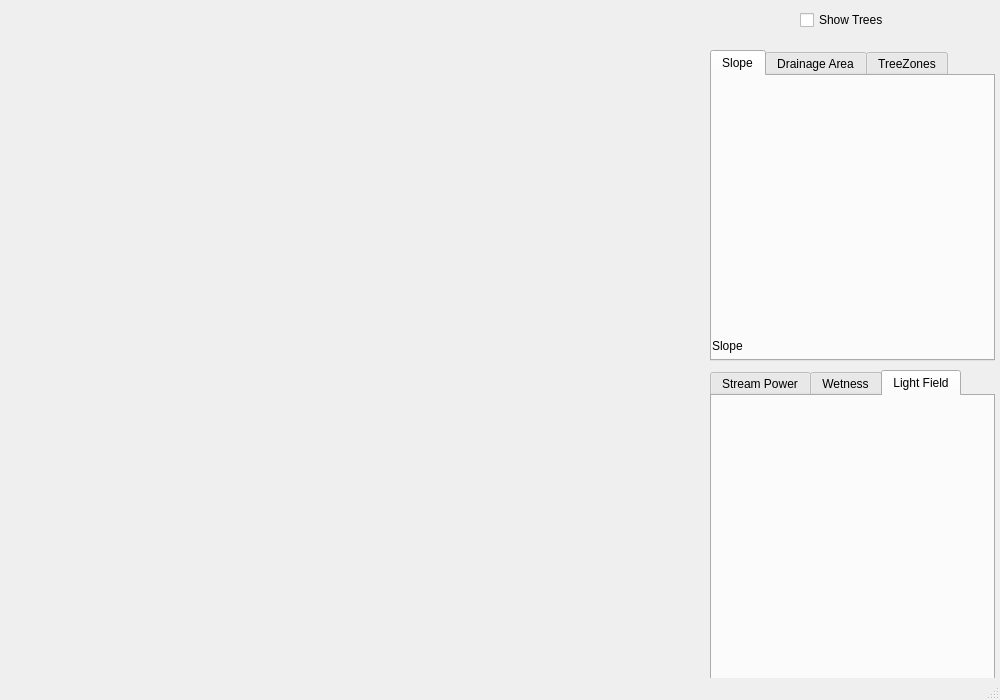
<?xml version="1.0" encoding="UTF-8"?>
<ui version="4.0">
 <class>Display</class>
 <widget class="QMainWindow" name="Display">
  <property name="geometry">
   <rect>
    <x>0</x>
    <y>0</y>
    <width>1000</width>
    <height>700</height>
   </rect>
  </property>
  <property name="windowTitle">
   <string>Procédural</string>
  </property>
  <widget class="QWidget" name="centralWidget">
   <widget class="GLView" name="glview" native="true">
    <property name="geometry">
     <rect>
      <x>9</x>
      <y>9</y>
      <width>690</width>
      <height>690</height>
     </rect>
    </property>
   </widget>
   <widget class="QTabWidget" name="tabWidget">
    <property name="geometry">
     <rect>
      <x>710</x>
      <y>50</y>
      <width>285</width>
      <height>311</height>
     </rect>
    </property>
    <property name="currentIndex">
     <number>0</number>
    </property>
    <widget class="QWidget" name="SlopeTab">
     <attribute name="title">
      <string>Slope</string>
     </attribute>
     <widget class="QLabel" name="slopeLabel">
      <property name="geometry">
       <rect>
        <x>0</x>
        <y>260</y>
        <width>281</width>
        <height>20</height>
       </rect>
      </property>
      <property name="text">
       <string>Slope</string>
      </property>
     </widget>
     <widget class="QLabel" name="slopeImg">
      <property name="geometry">
       <rect>
        <x>0</x>
        <y>0</y>
        <width>281</width>
        <height>281</height>
       </rect>
      </property>
      <property name="text">
       <string/>
      </property>
     </widget>
     <zorder>slopeImg</zorder>
     <zorder>slopeLabel</zorder>
    </widget>
    <widget class="QWidget" name="tab_2">
     <attribute name="title">
      <string>Drainage Area</string>
     </attribute>
     <widget class="QLabel" name="dareaImg">
      <property name="geometry">
       <rect>
        <x>0</x>
        <y>0</y>
        <width>281</width>
        <height>281</height>
       </rect>
      </property>
      <property name="text">
       <string/>
      </property>
     </widget>
     <widget class="QLabel" name="dareaLabel">
      <property name="geometry">
       <rect>
        <x>0</x>
        <y>260</y>
        <width>281</width>
        <height>20</height>
       </rect>
      </property>
      <property name="text">
       <string>Drainage Area</string>
      </property>
     </widget>
    </widget>
    <widget class="QWidget" name="tab_5">
     <attribute name="title">
      <string>TreeZones</string>
     </attribute>
     <widget class="QLabel" name="treeZoneImg">
      <property name="geometry">
       <rect>
        <x>0</x>
        <y>0</y>
        <width>281</width>
        <height>281</height>
       </rect>
      </property>
      <property name="text">
       <string/>
      </property>
     </widget>
    </widget>
   </widget>
   <widget class="QTabWidget" name="tabWidget_2">
    <property name="geometry">
     <rect>
      <x>710</x>
      <y>370</y>
      <width>285</width>
      <height>311</height>
     </rect>
    </property>
    <property name="currentIndex">
     <number>2</number>
    </property>
    <widget class="QWidget" name="tab">
     <attribute name="title">
      <string>Stream Power</string>
     </attribute>
     <widget class="QLabel" name="steamPowLabel">
      <property name="geometry">
       <rect>
        <x>0</x>
        <y>260</y>
        <width>281</width>
        <height>20</height>
       </rect>
      </property>
      <property name="text">
       <string>Stream Power</string>
      </property>
     </widget>
     <widget class="QLabel" name="steamPowImg">
      <property name="geometry">
       <rect>
        <x>0</x>
        <y>0</y>
        <width>281</width>
        <height>281</height>
       </rect>
      </property>
      <property name="text">
       <string/>
      </property>
     </widget>
     <zorder>steamPowImg</zorder>
     <zorder>steamPowLabel</zorder>
    </widget>
    <widget class="QWidget" name="tab_3">
     <attribute name="title">
      <string>Wetness</string>
     </attribute>
     <widget class="QLabel" name="wetnessImg">
      <property name="geometry">
       <rect>
        <x>0</x>
        <y>0</y>
        <width>281</width>
        <height>281</height>
       </rect>
      </property>
      <property name="text">
       <string/>
      </property>
     </widget>
     <widget class="QLabel" name="wetnessLabel">
      <property name="geometry">
       <rect>
        <x>0</x>
        <y>260</y>
        <width>281</width>
        <height>20</height>
       </rect>
      </property>
      <property name="text">
       <string>Wetness</string>
      </property>
     </widget>
    </widget>
    <widget class="QWidget" name="tab_4">
     <attribute name="title">
      <string>Light Field</string>
     </attribute>
     <widget class="QLabel" name="lightFieldImg">
      <property name="geometry">
       <rect>
        <x>0</x>
        <y>0</y>
        <width>281</width>
        <height>281</height>
       </rect>
      </property>
      <property name="text">
       <string/>
      </property>
     </widget>
    </widget>
   </widget>
   <widget class="QCheckBox" name="showTrees">
    <property name="geometry">
     <rect>
      <x>800</x>
      <y>10</y>
      <width>101</width>
      <height>20</height>
     </rect>
    </property>
    <property name="text">
     <string>Show Trees</string>
    </property>
   </widget>
  </widget>
  <widget class="QMenuBar" name="menuBar">
   <property name="geometry">
    <rect>
     <x>0</x>
     <y>0</y>
     <width>1000</width>
     <height>19</height>
    </rect>
   </property>
  </widget>
  <widget class="QStatusBar" name="statusBar"/>
 </widget>
 <layoutdefault spacing="6" margin="11"/>
 <customwidgets>
  <customwidget>
   <class>GLView</class>
   <extends>QWidget</extends>
   <header location="global">glview.h</header>
   <container>1</container>
  </customwidget>
 </customwidgets>
 <resources/>
 <connections/>
</ui>
